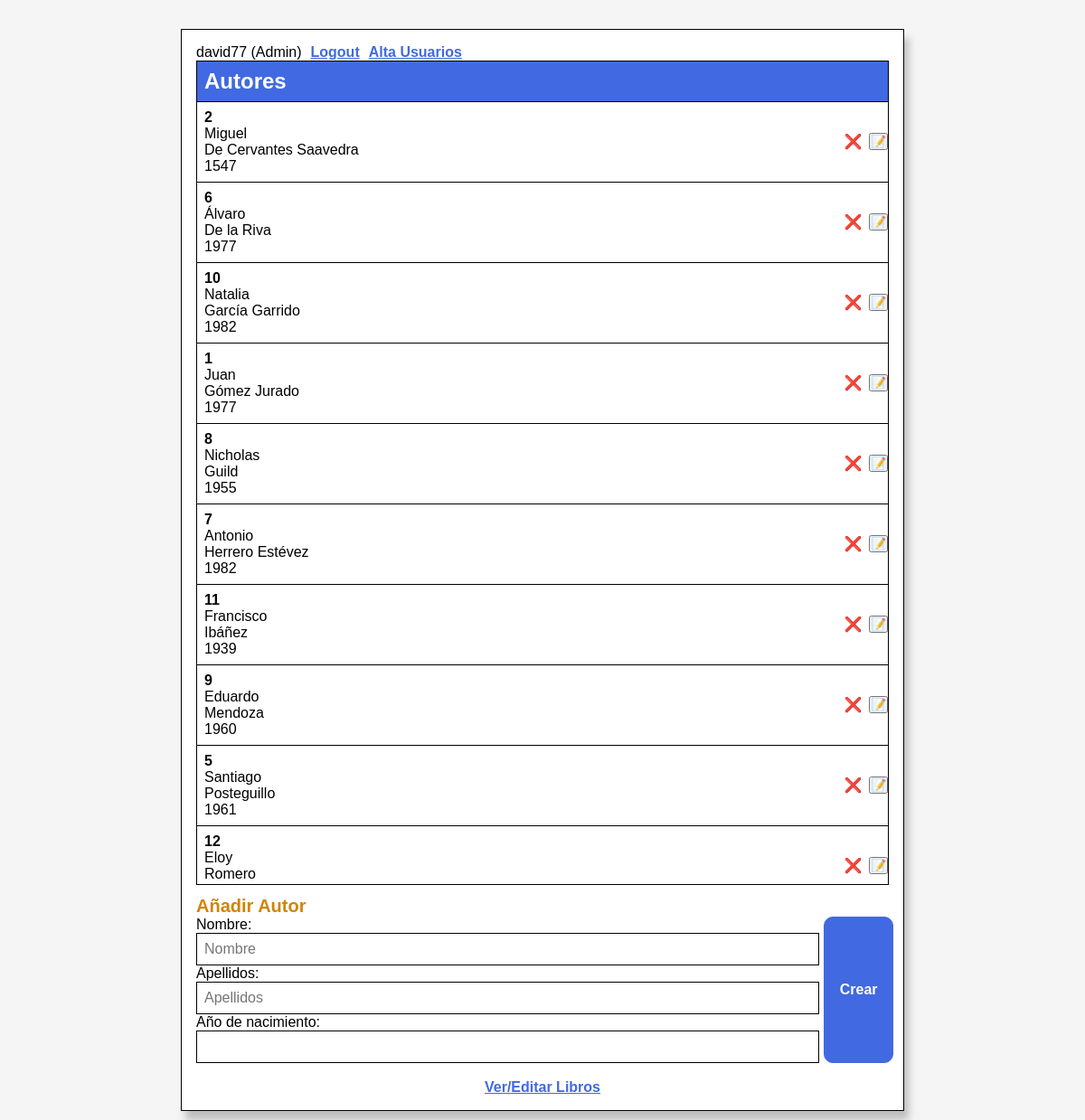
The page /Controller/?action=list_autores (signed in) on the database its author committed.
### tables this page shows
CREATE TABLE `autores` (
  `codigo_autor` int(11) NOT NULL,
  `nombre` varchar(255) DEFAULT NULL,
  `apellidos` varchar(255) DEFAULT NULL,
  `año_nacimiento` varchar(4) DEFAULT NULL
);

### Model/autores_bd.php (called while the page is built, shortened)
<?php
function get_autores_by_autor($autor){
    try{
        $con =BD::getConexion();
        $query="select * from autores ";
        $query.=" order by apellidos";
       $statement= $con->prepare($query);
        $statement->execute();
        $resultados=$statement->fetchAll();
        return $resultados;
    }catch(PDOException $e){
        $error="Ha ocurrido un error obteniendo  el libro en la base de datos ";
        $error.= $e->getMessage();
        include ("View/error.php");
        exit();
    }
}
?>

### View/autores_list.php (the view, shortened to what this page needs)
<?php include('../View/header.php') ?>
<section id="list" class="list">
<header class="list__row list__header">
        <h1>
            Autores
        </h1>
    </header>
    <?php if($autores) { ?>
    <?php foreach ($autores as $autor) : ?>
    <div class="list__row">
        <div class="list__item">
            <p class="bold"><?= $autor['codigo_autor']?></p>
            <p><?= $autor['nombre']; ?></p>
            <p><?= $autor['apellidos']; ?></p>
            <p><?= $autor['año_nacimiento']; ?></p>
        </div>
        <?php if (isset($_COOKIE["usuario"]) && isset($_COOKIE["rol"]) && $_COOKIE["rol"]=="Admin" ){
            ?>
        <div class="list__removeItem">
            <form action="." method="post">
                <button class="remove-button">❌</button>
            </form>
        </div>
        <div class="list__updateItem">
            <form action="." method="post">
                <button class="update-button">📝</button>
            </form>
        </div>
        <?php
        }
        ?>
    </div>
    <?php endforeach; ?>
    <?php } else { ?>
    <p>No hay autores.</p>
    <?php } ?>
</section>
<?php
if( isset($_COOKIE["usuario"]) && isset($_COOKIE["rol"]) && $_COOKIE["rol"]=="Admin"){
?>
<section id="add" class="add">
    <h2>Añadir Autor</h2>
    <form action="." method="post" id="add__form" class="add__form">
        <div class="add__inputs">
            <label>Nombre:</label>
            <input type="text" name="nombre" maxlength="255" placeholder="Nombre" required>
            <label>Apellidos:</label>
            <input type="text" name="apellidos" maxlength="255" placeholder="Apellidos" required>
            <label>Año de nacimiento:</label>
            <input type="number"  name="año_nacimiento" maxlength="4" required>
        </div>
        <div class="add__addItem">
            <button class="add-button bold">Crear</button>
        </div>
    </form>
</section>
<?php
}
?>
<br>
<p><a href=".?action=list_libros">Ver/Editar Libros</a></p>
<?php include('../View/footer.php') ?>

### rows shown on the page
autores: codigo_autor "2", nombre "Miguel", apellidos "De Cervantes Saavedra", año_nacimiento "1547"
autores: codigo_autor "6", nombre "Álvaro", apellidos "De la Riva", año_nacimiento "1977"
autores: codigo_autor "10", nombre "Natalia", apellidos "García Garrido", año_nacimiento "1982"
autores: codigo_autor "1", nombre "Juan", apellidos "Gómez Jurado", año_nacimiento "1977"
autores: codigo_autor "8", nombre "Nicholas", apellidos "Guild", año_nacimiento "1955"
autores: codigo_autor "7", nombre "Antonio", apellidos "Herrero Estévez", año_nacimiento "1982"
autores: codigo_autor "11", nombre "Francisco", apellidos "Ibáñez", año_nacimiento "1939"
autores: codigo_autor "9", nombre "Eduardo", apellidos "Mendoza", año_nacimiento "1960"
autores: codigo_autor "5", nombre "Santiago", apellidos "Posteguillo", año_nacimiento "1961"
autores: codigo_autor "12", nombre "Eloy", apellidos "Romero"

### other values the page prints
$_COOKIE["usuario"] "david77"
$_COOKIE["rol"] "Admin"
